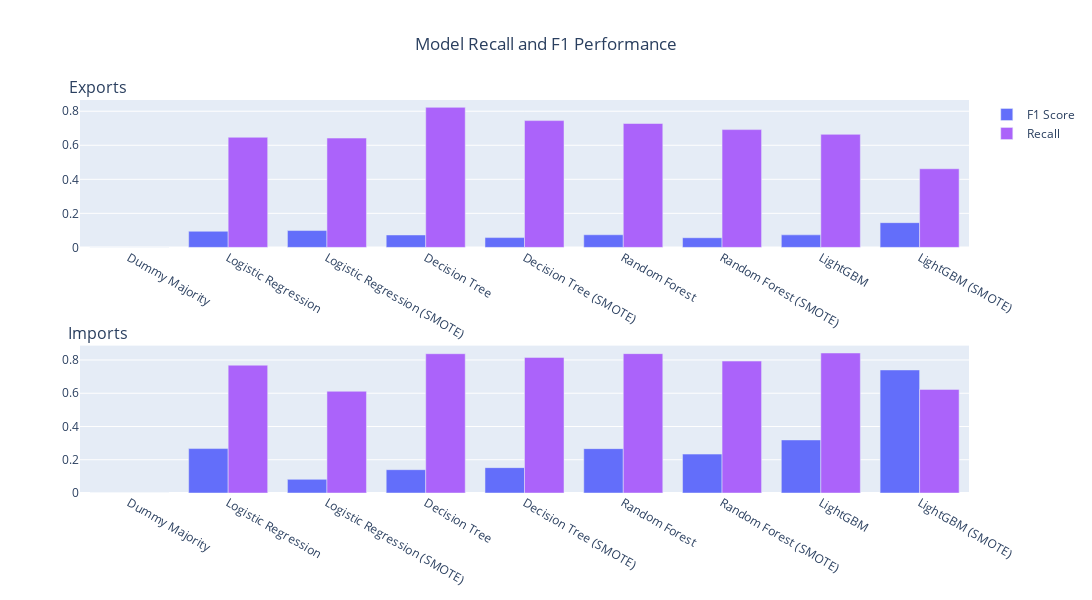

The code cell stored with this chart in its notebook:
### Code cell
fig = make_subplots(rows=2,cols=1, subplot_titles=("Exports","Imports"), vertical_spacing=.25)

# export
trace1 = go.Bar(name='F1 Score', x=all_model_names, y=export_f1, marker_color="#636efa")
trace2 = go.Bar(name='Recall', x=all_model_names, y=export_recall, marker_color="#ab63fa")
# import
trace3 = go.Bar(showlegend=False, x=all_model_names, y=import_f1, marker_color="#636efa")
trace4 = go.Bar(showlegend=False, x=all_model_names, y=import_recall, marker_color="#ab63fa")

fig.append_trace(trace1, 1,1)
fig.append_trace(trace2, 1,1)

fig.append_trace(trace3, 2,1)
fig.append_trace(trace4, 2,1)

fig.update_layout(height=600, width = 1600, title={"text":"Model Recall and F1 Performance", "x":.5})
fig.update_annotations(x=.02, selector={"text":"Exports"})
fig.update_annotations(x=.02, selector={"text":"Imports"})
fig.show()

### Figure 1 — Plotly figure (JSON) as saved in the notebook; plotly's stock layout.template omitted (floating-point values rounded to 4 significant figures)
{"data": [{"marker": {"color": "#636efa"}, "name": "F1 Score", "type": "bar", "x": ["Dummy Majority", "Logistic Regression", "Logistic Regression (SMOTE)", "Decision Tree", "Decision Tree (SMOTE)", "Random Forest", "Random Forest (SMOTE)", "LightGBM", "LightGBM (SMOTE)"], "xaxis": "x", "y": [0, 0.09461, 0.0988, 0.07285, 0.05748, 0.07407, 0.05673, 0.07361, 0.1452], "yaxis": "y"}, {"marker": {"color": "#ab63fa"}, "name": "Recall", "type": "bar", "x": ["Dummy Majority", "Logistic Regression", "Logistic Regression (SMOTE)", "Decision Tree", "Decision Tree (SMOTE)", "Random Forest", "Random Forest (SMOTE)", "LightGBM", "LightGBM (SMOTE)"], "xaxis": "x", "y": [0, 0.647, 0.6423, 0.8227, 0.7449, 0.7278, 0.6921, 0.6641, 0.4619], "yaxis": "y"}, {"marker": {"color": "#636efa"}, "showlegend": false, "type": "bar", "x": ["Dummy Majority", "Logistic Regression", "Logistic Regression (SMOTE)", "Decision Tree", "Decision Tree (SMOTE)", "Random Forest", "Random Forest (SMOTE)", "LightGBM", "LightGBM (SMOTE)"], "xaxis": "x2", "y": [0, 0.2672, 0.08215, 0.1402, 0.1526, 0.2668, 0.2339, 0.3192, 0.7402], "yaxis": "y2"}, {"marker": {"color": "#ab63fa"}, "showlegend": false, "type": "bar", "x": ["Dummy Majority", "Logistic Regression", "Logistic Regression (SMOTE)", "Decision Tree", "Decision Tree (SMOTE)", "Random Forest", "Random Forest (SMOTE)", "LightGBM", "LightGBM (SMOTE)"], "xaxis": "x2", "y": [0, 0.7689, 0.6119, 0.8378, 0.8155, 0.8383, 0.7934, 0.8421, 0.6233], "yaxis": "y2"}], "layout": {"annotations": [{"font": {"size": 16}, "showarrow": false, "text": "Exports", "x": 0.02, "xanchor": "center", "xref": "paper", "y": 1, "yanchor": "bottom", "yref": "paper"}, {"font": {"size": 16}, "showarrow": false, "text": "Imports", "x": 0.02, "xanchor": "center", "xref": "paper", "y": 0.375, "yanchor": "bottom", "yref": "paper"}], "height": 600, "title": {"text": "Model Recall and F1 Performance", "x": 0.5}, "width": 1600, "xaxis": {"anchor": "y", "autorange": true, "domain": [0, 1], "range": [-0.5, 8.5], "type": "category"}, "xaxis2": {"anchor": "y2", "autorange": true, "domain": [0, 1], "range": [-0.5, 8.5], "type": "category"}, "yaxis": {"anchor": "x", "autorange": true, "domain": [0.625, 1], "range": [0, 0.866], "type": "linear"}, "yaxis2": {"anchor": "x2", "autorange": true, "domain": [0, 0.375], "range": [0, 0.8864], "type": "linear"}}}
